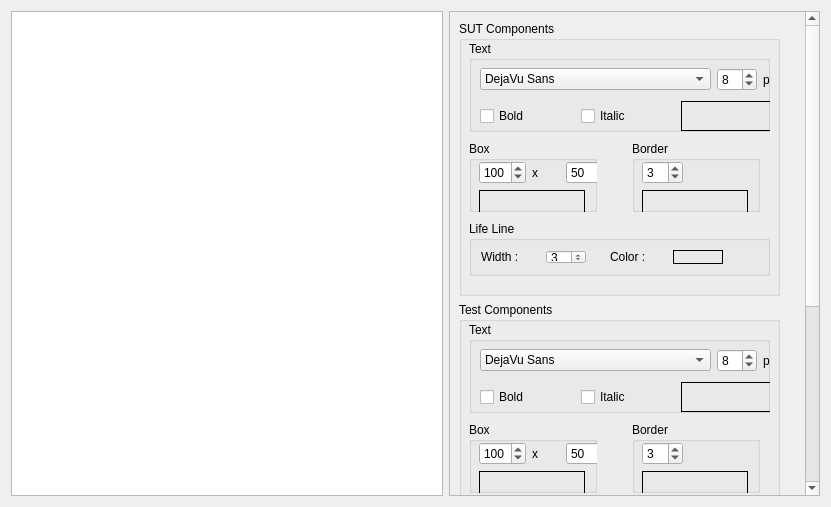
<?xml version="1.0" encoding="UTF-8"?>
<ui version="4.0">
 <class>DisTestTestCaseSettingsPageUi</class>
 <widget class="QWidget" name="DisTestTestCaseSettingsPageUi">
  <property name="geometry">
   <rect>
    <x>0</x>
    <y>0</y>
    <width>831</width>
    <height>507</height>
   </rect>
  </property>
  <property name="windowTitle">
   <string>Form</string>
  </property>
  <layout class="QHBoxLayout" name="horizontalLayout" stretch="7,6">
   <item>
    <widget class="view::ts::TestCaseView" name="_testCaseRenderView"/>
   </item>
   <item>
    <widget class="QScrollArea" name="_testCaseSettingsScrollArea">
     <property name="widgetResizable">
      <bool>true</bool>
     </property>
     <widget class="QWidget" name="_settingContentsWidget">
      <property name="geometry">
       <rect>
        <x>0</x>
        <y>0</y>
        <width>356</width>
        <height>784</height>
       </rect>
      </property>
      <layout class="QVBoxLayout" name="verticalLayout_2">
       <item>
        <widget class="QGroupBox" name="_sutCompGroup">
         <property name="minimumSize">
          <size>
           <width>321</width>
           <height>275</height>
          </size>
         </property>
         <property name="maximumSize">
          <size>
           <width>321</width>
           <height>275</height>
          </size>
         </property>
         <property name="title">
          <string>SUT Components</string>
         </property>
         <widget class="QGroupBox" name="_sutCompBoxGroup">
          <property name="geometry">
           <rect>
            <x>10</x>
            <y>120</y>
            <width>128</width>
            <height>71</height>
           </rect>
          </property>
          <property name="title">
           <string>Box</string>
          </property>
          <widget class="QWidget" name="layoutWidget_10">
           <property name="geometry">
            <rect>
             <x>10</x>
             <y>20</y>
             <width>134</width>
             <height>55</height>
            </rect>
           </property>
           <layout class="QVBoxLayout" name="_sutCompBoxVerticalLayout">
            <item>
             <layout class="QHBoxLayout" name="_sutCompBoxHorizontalLayout">
              <item>
               <widget class="QSpinBox" name="_sutCompBoxWSpinBox">
                <property name="minimum">
                 <number>16</number>
                </property>
                <property name="maximum">
                 <number>256</number>
                </property>
                <property name="value">
                 <number>100</number>
                </property>
               </widget>
              </item>
              <item>
               <widget class="QLabel" name="_sutCompBoxSizeLabel">
                <property name="text">
                 <string>x</string>
                </property>
               </widget>
              </item>
              <item>
               <widget class="QSpinBox" name="_sutCompBoxHSpinBox">
                <property name="minimum">
                 <number>16</number>
                </property>
                <property name="maximum">
                 <number>256</number>
                </property>
                <property name="value">
                 <number>50</number>
                </property>
               </widget>
              </item>
             </layout>
            </item>
            <item>
             <widget class="ClickableLabel" name="_sutCompBoxSelectedColor">
              <property name="minimumSize">
               <size>
                <width>106</width>
                <height>0</height>
               </size>
              </property>
              <property name="maximumSize">
               <size>
                <width>106</width>
                <height>16777215</height>
               </size>
              </property>
              <property name="frameShape">
               <enum>QFrame::Box</enum>
              </property>
              <property name="text">
               <string/>
              </property>
             </widget>
            </item>
           </layout>
          </widget>
         </widget>
         <widget class="QGroupBox" name="_sutCompBorderGroup">
          <property name="geometry">
           <rect>
            <x>173</x>
            <y>120</y>
            <width>128</width>
            <height>71</height>
           </rect>
          </property>
          <property name="title">
           <string>Border</string>
          </property>
          <widget class="QWidget" name="layoutWidget_11">
           <property name="geometry">
            <rect>
             <x>10</x>
             <y>20</y>
             <width>108</width>
             <height>55</height>
            </rect>
           </property>
           <layout class="QVBoxLayout" name="_sutCompBorderVerticalLayout">
            <item>
             <layout class="QHBoxLayout" name="_sutCompBorderHorizontalLayout">
              <item>
               <widget class="QSpinBox" name="_sutCompBorderWidthSpinBox">
                <property name="minimumSize">
                 <size>
                  <width>40</width>
                  <height>0</height>
                 </size>
                </property>
                <property name="minimum">
                 <number>1</number>
                </property>
                <property name="maximum">
                 <number>10</number>
                </property>
                <property name="value">
                 <number>3</number>
                </property>
               </widget>
              </item>
              <item>
               <spacer name="_sutCompBorderWidthHorizontalSpacer">
                <property name="orientation">
                 <enum>Qt::Horizontal</enum>
                </property>
                <property name="sizeHint" stdset="0">
                 <size>
                  <width>40</width>
                  <height>20</height>
                 </size>
                </property>
               </spacer>
              </item>
             </layout>
            </item>
            <item>
             <widget class="ClickableLabel" name="_sutCompBorderSelectedColor">
              <property name="minimumSize">
               <size>
                <width>106</width>
                <height>0</height>
               </size>
              </property>
              <property name="maximumSize">
               <size>
                <width>106</width>
                <height>16777215</height>
               </size>
              </property>
              <property name="frameShape">
               <enum>QFrame::Box</enum>
              </property>
              <property name="text">
               <string/>
              </property>
             </widget>
            </item>
           </layout>
          </widget>
         </widget>
         <widget class="QGroupBox" name="_sutCompTextFontGroup">
          <property name="geometry">
           <rect>
            <x>10</x>
            <y>20</y>
            <width>301</width>
            <height>91</height>
           </rect>
          </property>
          <property name="title">
           <string>Text</string>
          </property>
          <widget class="QWidget" name="layoutWidget_12">
           <property name="geometry">
            <rect>
             <x>11</x>
             <y>23</y>
             <width>296</width>
             <height>67</height>
            </rect>
           </property>
           <layout class="QVBoxLayout" name="_sutCompTextFontVerticalLayout">
            <item>
             <layout class="QHBoxLayout" name="_sutCompTextFontNameAndSizeHorizontalLayout">
              <item>
               <widget class="QFontComboBox" name="_sutCompTextFontComboBox">
                <property name="sizePolicy">
                 <sizepolicy hsizetype="Expanding" vsizetype="Fixed">
                  <horstretch>0</horstretch>
                  <verstretch>0</verstretch>
                 </sizepolicy>
                </property>
                <property name="editable">
                 <bool>false</bool>
                </property>
                <property name="currentFont">
                 <font>
                  <family>DejaVu Sans</family>
                 </font>
                </property>
               </widget>
              </item>
              <item>
               <layout class="QHBoxLayout" name="_sutCompTexFontSizeHorizontalLayout">
                <item>
                 <widget class="QSpinBox" name="_sutCompTextFontSizeSpinBox">
                  <property name="sizePolicy">
                   <sizepolicy hsizetype="Expanding" vsizetype="Fixed">
                    <horstretch>0</horstretch>
                    <verstretch>0</verstretch>
                   </sizepolicy>
                  </property>
                  <property name="minimumSize">
                   <size>
                    <width>40</width>
                    <height>0</height>
                   </size>
                  </property>
                  <property name="minimum">
                   <number>6</number>
                  </property>
                  <property name="maximum">
                   <number>72</number>
                  </property>
                  <property name="value">
                   <number>8</number>
                  </property>
                 </widget>
                </item>
                <item>
                 <widget class="QLabel" name="_sutCompTextFontSizeUnitLabel">
                  <property name="text">
                   <string>px</string>
                  </property>
                 </widget>
                </item>
               </layout>
              </item>
             </layout>
            </item>
            <item>
             <layout class="QHBoxLayout" name="_sutCompTextFontCharsHorizontalLayout">
              <item>
               <widget class="QCheckBox" name="_sutCompTextFontBoldCheckBox">
                <property name="text">
                 <string>Bold</string>
                </property>
               </widget>
              </item>
              <item>
               <widget class="QCheckBox" name="_sutCompTextFontItalicCheckBox">
                <property name="text">
                 <string>Italic</string>
                </property>
               </widget>
              </item>
              <item>
               <widget class="ClickableLabel" name="_sutCompTextSelectedColor">
                <property name="minimumSize">
                 <size>
                  <width>50</width>
                  <height>0</height>
                 </size>
                </property>
                <property name="frameShape">
                 <enum>QFrame::Box</enum>
                </property>
                <property name="text">
                 <string/>
                </property>
               </widget>
              </item>
             </layout>
            </item>
           </layout>
          </widget>
         </widget>
         <widget class="QGroupBox" name="_sutCompLifeLineGroup">
          <property name="geometry">
           <rect>
            <x>10</x>
            <y>200</y>
            <width>301</width>
            <height>55</height>
           </rect>
          </property>
          <property name="title">
           <string>Life Line</string>
          </property>
          <layout class="QHBoxLayout" name="horizontalLayout_5" stretch="0,0,0">
           <property name="spacing">
            <number>24</number>
           </property>
           <item>
            <layout class="QHBoxLayout" name="_sutCompLifeLineWidthHorizontalLayout">
             <item>
              <widget class="QLabel" name="_sutCompLifeLineWidthLabel">
               <property name="text">
                <string>Width : </string>
               </property>
              </widget>
             </item>
             <item>
              <widget class="QSpinBox" name="_sutCompLifeLineWidthSpinBox">
               <property name="minimumSize">
                <size>
                 <width>40</width>
                 <height>0</height>
                </size>
               </property>
               <property name="minimum">
                <number>1</number>
               </property>
               <property name="maximum">
                <number>10</number>
               </property>
               <property name="value">
                <number>3</number>
               </property>
              </widget>
             </item>
            </layout>
           </item>
           <item>
            <layout class="QHBoxLayout" name="_sutCompLifeLineColorHorizontalLayout">
             <item>
              <widget class="QLabel" name="_sutCompLifeLineColorLabel">
               <property name="text">
                <string>Color : </string>
               </property>
              </widget>
             </item>
             <item>
              <widget class="ClickableLabel" name="_sutCompLifeLineSelectedColor">
               <property name="minimumSize">
                <size>
                 <width>50</width>
                 <height>0</height>
                </size>
               </property>
               <property name="frameShape">
                <enum>QFrame::Box</enum>
               </property>
               <property name="text">
                <string/>
               </property>
              </widget>
             </item>
            </layout>
           </item>
           <item>
            <spacer name="_sutCompLifeLineHorizontalSpacer">
             <property name="orientation">
              <enum>Qt::Horizontal</enum>
             </property>
             <property name="sizeHint" stdset="0">
              <size>
               <width>40</width>
               <height>20</height>
              </size>
             </property>
            </spacer>
           </item>
          </layout>
         </widget>
        </widget>
       </item>
       <item>
        <widget class="QGroupBox" name="_testCompGroup">
         <property name="minimumSize">
          <size>
           <width>321</width>
           <height>275</height>
          </size>
         </property>
         <property name="maximumSize">
          <size>
           <width>321</width>
           <height>275</height>
          </size>
         </property>
         <property name="title">
          <string>Test Components</string>
         </property>
         <widget class="QGroupBox" name="_testCompBoxGroup">
          <property name="geometry">
           <rect>
            <x>10</x>
            <y>120</y>
            <width>128</width>
            <height>71</height>
           </rect>
          </property>
          <property name="title">
           <string>Box</string>
          </property>
          <widget class="QWidget" name="layoutWidget_7">
           <property name="geometry">
            <rect>
             <x>10</x>
             <y>20</y>
             <width>134</width>
             <height>55</height>
            </rect>
           </property>
           <layout class="QVBoxLayout" name="_testCompBoxVerticalLayout">
            <item>
             <layout class="QHBoxLayout" name="_testCompBoxHorizontalLayout">
              <item>
               <widget class="QSpinBox" name="_testCompBoxWSpinBox">
                <property name="minimum">
                 <number>16</number>
                </property>
                <property name="maximum">
                 <number>256</number>
                </property>
                <property name="value">
                 <number>100</number>
                </property>
               </widget>
              </item>
              <item>
               <widget class="QLabel" name="_testCompBoxSizeLabel">
                <property name="text">
                 <string>x</string>
                </property>
               </widget>
              </item>
              <item>
               <widget class="QSpinBox" name="_testCompBoxHSpinBox">
                <property name="minimum">
                 <number>16</number>
                </property>
                <property name="maximum">
                 <number>256</number>
                </property>
                <property name="value">
                 <number>50</number>
                </property>
               </widget>
              </item>
             </layout>
            </item>
            <item>
             <widget class="ClickableLabel" name="_testCompBoxSelectedColor">
              <property name="minimumSize">
               <size>
                <width>106</width>
                <height>0</height>
               </size>
              </property>
              <property name="maximumSize">
               <size>
                <width>106</width>
                <height>16777215</height>
               </size>
              </property>
              <property name="frameShape">
               <enum>QFrame::Box</enum>
              </property>
              <property name="text">
               <string/>
              </property>
             </widget>
            </item>
           </layout>
          </widget>
         </widget>
         <widget class="QGroupBox" name="_testCompBorderGroup">
          <property name="geometry">
           <rect>
            <x>173</x>
            <y>120</y>
            <width>128</width>
            <height>71</height>
           </rect>
          </property>
          <property name="title">
           <string>Border</string>
          </property>
          <widget class="QWidget" name="layoutWidget_8">
           <property name="geometry">
            <rect>
             <x>10</x>
             <y>20</y>
             <width>108</width>
             <height>55</height>
            </rect>
           </property>
           <layout class="QVBoxLayout" name="_testCompBorderVerticalLayout">
            <item>
             <layout class="QHBoxLayout" name="_testCompBorderHorizontalLayout">
              <item>
               <widget class="QSpinBox" name="_testCompBorderWidthSpinBox">
                <property name="minimumSize">
                 <size>
                  <width>40</width>
                  <height>0</height>
                 </size>
                </property>
                <property name="minimum">
                 <number>1</number>
                </property>
                <property name="maximum">
                 <number>10</number>
                </property>
                <property name="value">
                 <number>3</number>
                </property>
               </widget>
              </item>
              <item>
               <spacer name="_testCompBorderWidthHorizontalSpacer">
                <property name="orientation">
                 <enum>Qt::Horizontal</enum>
                </property>
                <property name="sizeHint" stdset="0">
                 <size>
                  <width>40</width>
                  <height>20</height>
                 </size>
                </property>
               </spacer>
              </item>
             </layout>
            </item>
            <item>
             <widget class="ClickableLabel" name="_testCompBorderSelectedColor">
              <property name="minimumSize">
               <size>
                <width>106</width>
                <height>0</height>
               </size>
              </property>
              <property name="maximumSize">
               <size>
                <width>106</width>
                <height>16777215</height>
               </size>
              </property>
              <property name="frameShape">
               <enum>QFrame::Box</enum>
              </property>
              <property name="text">
               <string/>
              </property>
             </widget>
            </item>
           </layout>
          </widget>
         </widget>
         <widget class="QGroupBox" name="_testCompTextFontGroup">
          <property name="geometry">
           <rect>
            <x>10</x>
            <y>20</y>
            <width>301</width>
            <height>91</height>
           </rect>
          </property>
          <property name="title">
           <string>Text</string>
          </property>
          <widget class="QWidget" name="layoutWidget_9">
           <property name="geometry">
            <rect>
             <x>11</x>
             <y>23</y>
             <width>296</width>
             <height>67</height>
            </rect>
           </property>
           <layout class="QVBoxLayout" name="_testCompTextFontVerticalLayout">
            <item>
             <layout class="QHBoxLayout" name="_testCompTextFontNameAndSizeHorizontalLayout">
              <item>
               <widget class="QFontComboBox" name="_testCompTextFontComboBox">
                <property name="sizePolicy">
                 <sizepolicy hsizetype="Expanding" vsizetype="Fixed">
                  <horstretch>0</horstretch>
                  <verstretch>0</verstretch>
                 </sizepolicy>
                </property>
                <property name="editable">
                 <bool>false</bool>
                </property>
                <property name="currentFont">
                 <font>
                  <family>DejaVu Sans</family>
                 </font>
                </property>
               </widget>
              </item>
              <item>
               <layout class="QHBoxLayout" name="_testCompTexFontSizeHorizontalLayout">
                <item>
                 <widget class="QSpinBox" name="_testCompTextFontSizeSpinBox">
                  <property name="sizePolicy">
                   <sizepolicy hsizetype="Expanding" vsizetype="Fixed">
                    <horstretch>0</horstretch>
                    <verstretch>0</verstretch>
                   </sizepolicy>
                  </property>
                  <property name="minimumSize">
                   <size>
                    <width>40</width>
                    <height>0</height>
                   </size>
                  </property>
                  <property name="minimum">
                   <number>6</number>
                  </property>
                  <property name="maximum">
                   <number>72</number>
                  </property>
                  <property name="value">
                   <number>8</number>
                  </property>
                 </widget>
                </item>
                <item>
                 <widget class="QLabel" name="_testCompTextFontSizeUnitLabel">
                  <property name="text">
                   <string>px</string>
                  </property>
                 </widget>
                </item>
               </layout>
              </item>
             </layout>
            </item>
            <item>
             <layout class="QHBoxLayout" name="_testCompTextFontCharsHorizontalLayout">
              <item>
               <widget class="QCheckBox" name="_testCompTextFontBoldCheckBox">
                <property name="text">
                 <string>Bold</string>
                </property>
               </widget>
              </item>
              <item>
               <widget class="QCheckBox" name="_testCompTextFontItalicCheckBox">
                <property name="text">
                 <string>Italic</string>
                </property>
               </widget>
              </item>
              <item>
               <widget class="ClickableLabel" name="_testCompTextSelectedColor">
                <property name="minimumSize">
                 <size>
                  <width>50</width>
                  <height>0</height>
                 </size>
                </property>
                <property name="frameShape">
                 <enum>QFrame::Box</enum>
                </property>
                <property name="text">
                 <string/>
                </property>
               </widget>
              </item>
             </layout>
            </item>
           </layout>
          </widget>
         </widget>
         <widget class="QGroupBox" name="_testCompLifeLineGroup">
          <property name="geometry">
           <rect>
            <x>10</x>
            <y>200</y>
            <width>301</width>
            <height>55</height>
           </rect>
          </property>
          <property name="title">
           <string>Life Line</string>
          </property>
          <layout class="QHBoxLayout" name="horizontalLayout_6" stretch="0,0,0">
           <property name="spacing">
            <number>24</number>
           </property>
           <item>
            <layout class="QHBoxLayout" name="_testCompLifeLineWidthHorizontalLayout">
             <item>
              <widget class="QLabel" name="_testCompLifeLineWidthLabel">
               <property name="text">
                <string>Width : </string>
               </property>
              </widget>
             </item>
             <item>
              <widget class="QSpinBox" name="_testCompLifeLineWidthSpinBox">
               <property name="minimumSize">
                <size>
                 <width>40</width>
                 <height>0</height>
                </size>
               </property>
               <property name="minimum">
                <number>1</number>
               </property>
               <property name="maximum">
                <number>10</number>
               </property>
               <property name="value">
                <number>3</number>
               </property>
              </widget>
             </item>
            </layout>
           </item>
           <item>
            <layout class="QHBoxLayout" name="_testCompLifeLineColorHorizontalLayout">
             <item>
              <widget class="QLabel" name="_testCompLifeLineColorLabel">
               <property name="text">
                <string>Color : </string>
               </property>
              </widget>
             </item>
             <item>
              <widget class="ClickableLabel" name="_testCompLifeLineSelectedColor">
               <property name="minimumSize">
                <size>
                 <width>50</width>
                 <height>0</height>
                </size>
               </property>
               <property name="frameShape">
                <enum>QFrame::Box</enum>
               </property>
               <property name="text">
                <string/>
               </property>
              </widget>
             </item>
            </layout>
           </item>
           <item>
            <spacer name="_testCompLifeLineHorizontalSpacer">
             <property name="orientation">
              <enum>Qt::Horizontal</enum>
             </property>
             <property name="sizeHint" stdset="0">
              <size>
               <width>40</width>
               <height>20</height>
              </size>
             </property>
            </spacer>
           </item>
          </layout>
         </widget>
        </widget>
       </item>
       <item>
        <widget class="QGroupBox" name="_sequItemGroup">
         <property name="minimumSize">
          <size>
           <width>321</width>
           <height>204</height>
          </size>
         </property>
         <property name="maximumSize">
          <size>
           <width>321</width>
           <height>204</height>
          </size>
         </property>
         <property name="title">
          <string>Sequence Items</string>
         </property>
         <widget class="QGroupBox" name="_sequItemTextFontGroup">
          <property name="geometry">
           <rect>
            <x>10</x>
            <y>20</y>
            <width>301</width>
            <height>91</height>
           </rect>
          </property>
          <property name="title">
           <string>Text</string>
          </property>
          <widget class="QWidget" name="layoutWidget_15">
           <property name="geometry">
            <rect>
             <x>11</x>
             <y>23</y>
             <width>296</width>
             <height>67</height>
            </rect>
           </property>
           <layout class="QVBoxLayout" name="_sequItemTextFontVerticalLayout">
            <item>
             <layout class="QHBoxLayout" name="_sequItemTextFontNameAndSizeHorizontalLayout">
              <item>
               <widget class="QFontComboBox" name="_sequItemTextFontComboBox">
                <property name="sizePolicy">
                 <sizepolicy hsizetype="Expanding" vsizetype="Fixed">
                  <horstretch>0</horstretch>
                  <verstretch>0</verstretch>
                 </sizepolicy>
                </property>
                <property name="editable">
                 <bool>false</bool>
                </property>
                <property name="currentFont">
                 <font>
                  <family>DejaVu Sans</family>
                 </font>
                </property>
               </widget>
              </item>
              <item>
               <layout class="QHBoxLayout" name="_sequItemTexFontSizeHorizontalLayout">
                <item>
                 <widget class="QSpinBox" name="_sequItemTextFontSizeSpinBox">
                  <property name="sizePolicy">
                   <sizepolicy hsizetype="Expanding" vsizetype="Fixed">
                    <horstretch>0</horstretch>
                    <verstretch>0</verstretch>
                   </sizepolicy>
                  </property>
                  <property name="minimumSize">
                   <size>
                    <width>40</width>
                    <height>0</height>
                   </size>
                  </property>
                  <property name="minimum">
                   <number>6</number>
                  </property>
                  <property name="maximum">
                   <number>72</number>
                  </property>
                  <property name="value">
                   <number>8</number>
                  </property>
                 </widget>
                </item>
                <item>
                 <widget class="QLabel" name="_sequItemTextFontSizeUnitLabel">
                  <property name="text">
                   <string>px</string>
                  </property>
                 </widget>
                </item>
               </layout>
              </item>
             </layout>
            </item>
            <item>
             <layout class="QHBoxLayout" name="_sequItemTextFontCharsHorizontalLayout">
              <item>
               <widget class="QCheckBox" name="_sequItemTextFontBoldCheckBox">
                <property name="text">
                 <string>Bold</string>
                </property>
               </widget>
              </item>
              <item>
               <widget class="QCheckBox" name="_sequItemTextFontItalicCheckBox">
                <property name="text">
                 <string>Italic</string>
                </property>
               </widget>
              </item>
              <item>
               <widget class="ClickableLabel" name="_sequItemTextSelectedColor">
                <property name="minimumSize">
                 <size>
                  <width>50</width>
                  <height>0</height>
                 </size>
                </property>
                <property name="frameShape">
                 <enum>QFrame::Box</enum>
                </property>
                <property name="text">
                 <string/>
                </property>
               </widget>
              </item>
             </layout>
            </item>
           </layout>
          </widget>
         </widget>
         <widget class="QGroupBox" name="_sequItemLineGroup">
          <property name="geometry">
           <rect>
            <x>10</x>
            <y>120</y>
            <width>301</width>
            <height>55</height>
           </rect>
          </property>
          <property name="title">
           <string>Line</string>
          </property>
          <layout class="QHBoxLayout" name="horizontalLayout_4" stretch="0,0,0">
           <property name="spacing">
            <number>24</number>
           </property>
           <item>
            <layout class="QHBoxLayout" name="_sequItemLineWidthHorizontalLayout">
             <item>
              <widget class="QLabel" name="_sequItemLineWidthLabel">
               <property name="text">
                <string>Width : </string>
               </property>
              </widget>
             </item>
             <item>
              <widget class="QSpinBox" name="_sequItemLineWidthSpinBox">
               <property name="minimumSize">
                <size>
                 <width>40</width>
                 <height>0</height>
                </size>
               </property>
               <property name="minimum">
                <number>1</number>
               </property>
               <property name="maximum">
                <number>10</number>
               </property>
               <property name="value">
                <number>3</number>
               </property>
              </widget>
             </item>
            </layout>
           </item>
           <item>
            <layout class="QHBoxLayout" name="_sequItemLineColorHorizontalLayout">
             <item>
              <widget class="QLabel" name="_sequItemLineColorLabel">
               <property name="text">
                <string>Color : </string>
               </property>
              </widget>
             </item>
             <item>
              <widget class="ClickableLabel" name="_sequItemLineSelectedColor">
               <property name="minimumSize">
                <size>
                 <width>50</width>
                 <height>0</height>
                </size>
               </property>
               <property name="frameShape">
                <enum>QFrame::Box</enum>
               </property>
               <property name="text">
                <string/>
               </property>
              </widget>
             </item>
            </layout>
           </item>
           <item>
            <spacer name="_sequItemLineHorizontalSpacer">
             <property name="orientation">
              <enum>Qt::Horizontal</enum>
             </property>
             <property name="sizeHint" stdset="0">
              <size>
               <width>40</width>
               <height>20</height>
              </size>
             </property>
            </spacer>
           </item>
          </layout>
         </widget>
        </widget>
       </item>
      </layout>
     </widget>
    </widget>
   </item>
  </layout>
 </widget>
 <customwidgets>
  <customwidget>
   <class>ClickableLabel</class>
   <extends>QLabel</extends>
   <header>clickablelabel.hpp</header>
  </customwidget>
  <customwidget>
   <class>view::ts::TestCaseView</class>
   <extends>QGraphicsView</extends>
   <header location="global">mobatawidgets/ts/testcaseview.hpp</header>
  </customwidget>
 </customwidgets>
 <resources/>
 <connections>
  <connection>
   <sender>_sutCompBoxWSpinBox</sender>
   <signal>valueChanged(int)</signal>
   <receiver>_testCompBoxWSpinBox</receiver>
   <slot>setValue(int)</slot>
   <hints>
    <hint type="sourcelabel">
     <x>503</x>
     <y>170</y>
    </hint>
    <hint type="destinationlabel">
     <x>503</x>
     <y>451</y>
    </hint>
   </hints>
  </connection>
  <connection>
   <sender>_sutCompBoxHSpinBox</sender>
   <signal>valueChanged(int)</signal>
   <receiver>_testCompBoxHSpinBox</receiver>
   <slot>setValue(int)</slot>
   <hints>
    <hint type="sourcelabel">
     <x>564</x>
     <y>170</y>
    </hint>
    <hint type="destinationlabel">
     <x>564</x>
     <y>451</y>
    </hint>
   </hints>
  </connection>
  <connection>
   <sender>_sutCompBorderWidthSpinBox</sender>
   <signal>valueChanged(int)</signal>
   <receiver>_testCompBorderWidthSpinBox</receiver>
   <slot>setValue(int)</slot>
   <hints>
    <hint type="sourcelabel">
     <x>664</x>
     <y>170</y>
    </hint>
    <hint type="destinationlabel">
     <x>664</x>
     <y>451</y>
    </hint>
   </hints>
  </connection>
  <connection>
   <sender>_testCompBorderWidthSpinBox</sender>
   <signal>valueChanged(int)</signal>
   <receiver>_sutCompBorderWidthSpinBox</receiver>
   <slot>setValue(int)</slot>
   <hints>
    <hint type="sourcelabel">
     <x>664</x>
     <y>451</y>
    </hint>
    <hint type="destinationlabel">
     <x>664</x>
     <y>170</y>
    </hint>
   </hints>
  </connection>
  <connection>
   <sender>_testCompBoxHSpinBox</sender>
   <signal>valueChanged(int)</signal>
   <receiver>_sutCompBoxHSpinBox</receiver>
   <slot>setValue(int)</slot>
   <hints>
    <hint type="sourcelabel">
     <x>564</x>
     <y>451</y>
    </hint>
    <hint type="destinationlabel">
     <x>564</x>
     <y>170</y>
    </hint>
   </hints>
  </connection>
  <connection>
   <sender>_testCompBoxWSpinBox</sender>
   <signal>valueChanged(int)</signal>
   <receiver>_sutCompBoxWSpinBox</receiver>
   <slot>setValue(int)</slot>
   <hints>
    <hint type="sourcelabel">
     <x>503</x>
     <y>451</y>
    </hint>
    <hint type="destinationlabel">
     <x>503</x>
     <y>170</y>
    </hint>
   </hints>
  </connection>
 </connections>
</ui>
